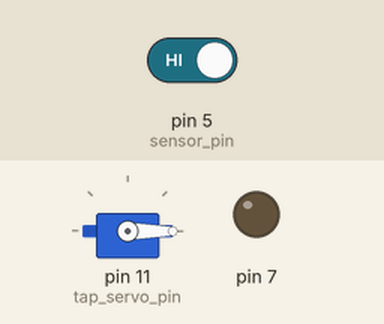
Recording of a sketch running on a simulated Arduino Uno, built with avr-gcc and run on an emulated ATmega328P. Shown: servo, output pins drawn as LEDs (lit = HIGH). Inputs (shaded band) come from the test bench; at power-on: pin 5 (sensor_pin) HIGH.

Above: at 2.8 s.
2.9 s: pin 5 (sensor_pin) driven LOW
At 3.9 s:
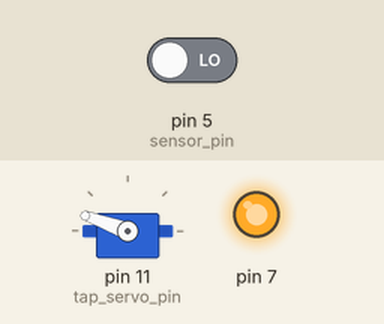
4.5 s: pin 5 (sensor_pin) driven HIGH
At 5.4 s:
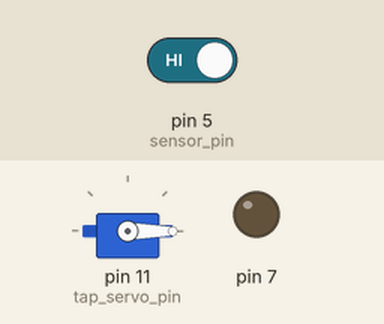
Timing chart, 0 to 7.5 s (numbered marks = the images above; inputs shaded):
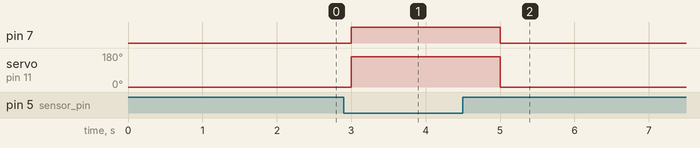

The sketch:

ALCOOL_GEL_INFRARED.ino
```cpp
//https://fabricreator.wixsite.com/fabricreator/dispensador-automatico

#include <Servo.h>

Servo tap_servo;

int sensor_pin = 5;
int tap_servo_pin =11;
int val;

void setup(){
  pinMode(sensor_pin,INPUT);
  pinMode(7, OUTPUT);
  tap_servo.attach(tap_servo_pin);


}

void loop(){
  val = digitalRead(sensor_pin);

  if (val==0)
  {tap_servo.write(160);
  digitalWrite(7, HIGH);
  delay(1000);

  }
  if (val==1)
  {tap_servo.write(0);
  digitalWrite(7, LOW);
  delay(1000);
    }
}
```

Measured:
- after the input at 2.9 s, pin 7: LOW → HIGH after 0.10 s; servo on pin 11 (tap_servo_pin): 0° → 160° after 0.10 s
- after the input at 4.5 s, pin 7: HIGH → LOW after 0.50 s; servo on pin 11 (tap_servo_pin): 160° → 0° after 0.50 s
